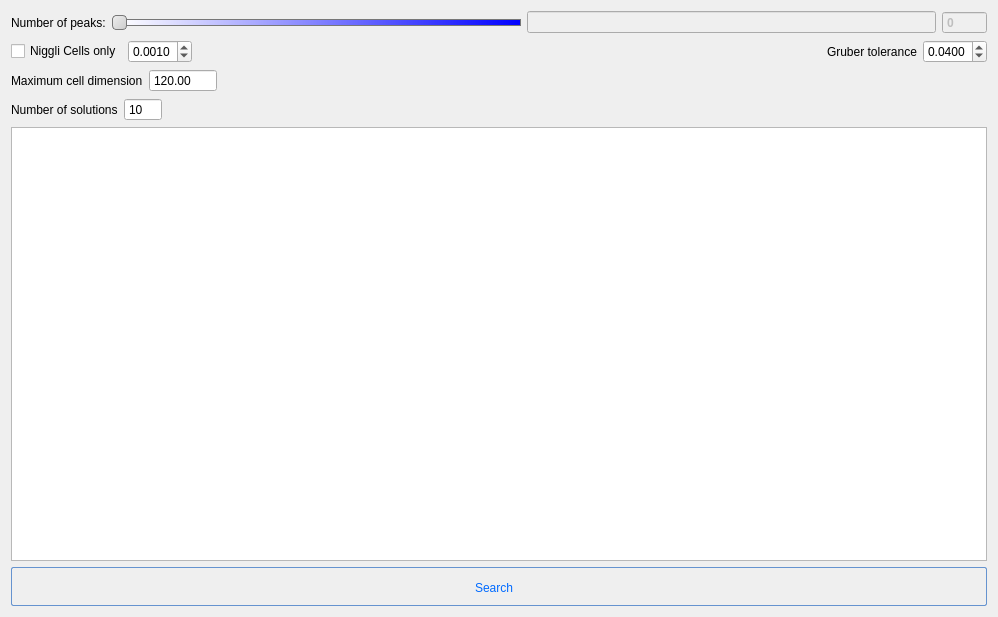
<?xml version="1.0" encoding="UTF-8"?>
<ui version="4.0">
 <class>DialogFindUnitCell</class>
 <widget class="QDialog" name="DialogFindUnitCell">
  <property name="geometry">
   <rect>
    <x>0</x>
    <y>0</y>
    <width>998</width>
    <height>617</height>
   </rect>
  </property>
  <property name="windowTitle">
   <string>Find Unit Cell</string>
  </property>
  <property name="styleSheet">
   <string notr="true"/>
  </property>
  <layout class="QGridLayout" name="gridLayout">
   <item row="0" column="0">
    <layout class="QHBoxLayout" name="horizontalLayout">
     <item>
      <widget class="QLabel" name="label">
       <property name="text">
        <string>Number of peaks:</string>
       </property>
      </widget>
     </item>
     <item>
      <widget class="QSlider" name="horizontalSlider_NumberOfPeaks">
       <property name="styleSheet">
        <string notr="true">QSlider::groove:vertical
{
border: 1px solid #bbb;
background: white;
width: 10px;
border-radius: 4px;
}

QSlider::sub-page:horizontal
{
background: QLinearGradient( x1: 0, y1: 0, x2: 1, y2: 0, stop: 0 #ddd, stop: 0.4999 #eee, stop: 0.5 #fff, stop: 1 #fff );
border: 1px solid #777;
width: 10px;
border-radius: 4px;
}

QSlider::add-page:horizontal {
background: QLinearGradient( x1: 0, y1: 0, x2: 1, y2: 0, stop: 0 #fff, stop: 1 #00f );
border: 1px solid #777;
width: 10px;
border-radius: 4px;
}

QSlider::handle:horizontal {
background: qlineargradient(x1:0, y1:0, x2:1, y2:1, stop:0 #eee, stop:1 #ccc);
border: 1px solid #777;
height: 13px;
margin-top: -2px;
margin-bottom: -2px;
border-radius: 4px;
}

QSlider::handle:horizontal:hover {
background: qlineargradient(x1:0, y1:0, x2:1, y2:1, stop:0 #fff, stop:1 #ddd);
border: 1px solid #444;
border-radius: 4px;
}

QSlider::sub-page:horizontal:disabled {
background: #bbb;
border-color: #999;
}

QSlider::add-page:horizontal:disabled {
background: #eee;
border-color: #999;
}

QSlider::handle:horizontal:disabled {
background: #eee;
border: 1px solid #aaa;
border-radius: 4px;
}</string>
       </property>
       <property name="maximum">
        <number>200000</number>
       </property>
       <property name="orientation">
        <enum>Qt::Horizontal</enum>
       </property>
      </widget>
     </item>
     <item>
      <widget class="QLineEdit" name="lineEdit_IOverSigmaI">
       <property name="enabled">
        <bool>false</bool>
       </property>
       <property name="font">
        <font>
         <weight>75</weight>
         <bold>true</bold>
        </font>
       </property>
      </widget>
     </item>
     <item>
      <widget class="QSpinBox" name="spinBox_NumberOfPeaks">
       <property name="enabled">
        <bool>false</bool>
       </property>
       <property name="font">
        <font>
         <weight>75</weight>
         <bold>true</bold>
        </font>
       </property>
       <property name="buttonSymbols">
        <enum>QAbstractSpinBox::NoButtons</enum>
       </property>
       <property name="maximum">
        <number>10000</number>
       </property>
      </widget>
     </item>
    </layout>
   </item>
   <item row="1" column="0">
    <layout class="QHBoxLayout" name="horizontalLayout_6">
     <item>
      <widget class="QCheckBox" name="checkBox_NiggliOnly">
       <property name="text">
        <string>Niggli Cells only</string>
       </property>
      </widget>
     </item>
     <item>
      <widget class="QDoubleSpinBox" name="niggliSpinBox">
       <property name="decimals">
        <number>4</number>
       </property>
       <property name="maximum">
        <double>1.000000000000000</double>
       </property>
       <property name="singleStep">
        <double>0.001000000000000</double>
       </property>
       <property name="value">
        <double>0.001000000000000</double>
       </property>
      </widget>
     </item>
     <item>
      <spacer name="horizontalSpacer_4">
       <property name="orientation">
        <enum>Qt::Horizontal</enum>
       </property>
       <property name="sizeHint" stdset="0">
        <size>
         <width>40</width>
         <height>20</height>
        </size>
       </property>
      </spacer>
     </item>
     <item>
      <spacer name="horizontalSpacer_3">
       <property name="orientation">
        <enum>Qt::Horizontal</enum>
       </property>
       <property name="sizeHint" stdset="0">
        <size>
         <width>40</width>
         <height>20</height>
        </size>
       </property>
      </spacer>
     </item>
     <item>
      <widget class="QLabel" name="label_3">
       <property name="text">
        <string>Gruber tolerance</string>
       </property>
      </widget>
     </item>
     <item>
      <widget class="QDoubleSpinBox" name="gruberSpinBox">
       <property name="prefix">
        <string/>
       </property>
       <property name="decimals">
        <number>4</number>
       </property>
       <property name="maximum">
        <double>1.000000000000000</double>
       </property>
       <property name="singleStep">
        <double>0.001000000000000</double>
       </property>
       <property name="value">
        <double>0.040000000000000</double>
       </property>
      </widget>
     </item>
    </layout>
   </item>
   <item row="2" column="0">
    <layout class="QHBoxLayout" name="horizontalLayout_2">
     <item>
      <widget class="QLabel" name="label_amax">
       <property name="text">
        <string>Maximum cell dimension</string>
       </property>
      </widget>
     </item>
     <item>
      <widget class="QDoubleSpinBox" name="doubleSpinBox_amax">
       <property name="buttonSymbols">
        <enum>QAbstractSpinBox::NoButtons</enum>
       </property>
       <property name="maximum">
        <double>10000000.000000000000000</double>
       </property>
       <property name="value">
        <double>120.000000000000000</double>
       </property>
      </widget>
     </item>
     <item>
      <spacer name="horizontalSpacer">
       <property name="orientation">
        <enum>Qt::Horizontal</enum>
       </property>
       <property name="sizeHint" stdset="0">
        <size>
         <width>40</width>
         <height>20</height>
        </size>
       </property>
      </spacer>
     </item>
    </layout>
   </item>
   <item row="3" column="0">
    <layout class="QHBoxLayout" name="horizontalLayout_4"/>
   </item>
   <item row="4" column="0">
    <layout class="QHBoxLayout" name="horizontalLayout_3">
     <item>
      <widget class="QLabel" name="label_2">
       <property name="text">
        <string>Number of solutions</string>
       </property>
      </widget>
     </item>
     <item>
      <widget class="QSpinBox" name="spinBox_nSolutions">
       <property name="buttonSymbols">
        <enum>QAbstractSpinBox::NoButtons</enum>
       </property>
       <property name="maximum">
        <number>1000</number>
       </property>
       <property name="value">
        <number>10</number>
       </property>
      </widget>
     </item>
     <item>
      <spacer name="horizontalSpacer_2">
       <property name="orientation">
        <enum>Qt::Horizontal</enum>
       </property>
       <property name="sizeHint" stdset="0">
        <size>
         <width>40</width>
         <height>20</height>
        </size>
       </property>
      </spacer>
     </item>
    </layout>
   </item>
   <item row="5" column="0">
    <layout class="QHBoxLayout" name="horizontalLayout_5"/>
   </item>
   <item row="6" column="0">
    <widget class="QTableView" name="tableView"/>
   </item>
   <item row="7" column="0">
    <widget class="QPushButton" name="pushButton_SearchUnitCells">
     <property name="toolTip">
      <string>&lt;html&gt;&lt;head/&gt;&lt;body&gt;&lt;p&gt;Automatic search of Unit Cells&lt;/p&gt;&lt;/body&gt;&lt;/html&gt;</string>
     </property>
     <property name="styleSheet">
      <string notr="true">QPushButton:hover{
        background: qlineargradient(x1 : 0, y1 : 0, x2 : 0, y2 :   1, stop :   0.0 #ffd9aa,
                stop :   0.5 #ffbb6e, stop :   0.55 #feae42, stop :   1.0 #fedb74);
}

QPushButton {
        border: 1px solid #6593cf;
        border-radius: 2px;
        padding: 5px 15px 2px 5px;
        background: qlineargradient(x1 : 0, y1 : 0, x2 : 0, y2 :   1, stop :   0.0 #f5f9ff,
                stop :   0.5 #c7dfff, stop :   0.55 #afd2ff, stop :   1.0 #c0dbff);
        color: #006aff;
        font: bold large &quot;Arial&quot;;
        height: 30px;
}




QPushButton:pressed {
        background: qlineargradient(x1 : 0, y1 : 0, x2 : 0, y2 :   1, stop :   0.0 #c0dbff,
        stop :   0.5 #cfd26f, stop :   0.55 #c7df6f, stop :   1.0 #f5f9ff);
        padding-top: 2px;
        padding-left: 3px;

}


QPushButton:on {
        background: qlineargradient(x1 : 0, y1 : 0, x2 : 0, y2 :   1, stop :   0.0 #5AA72D,
        stop :   0.5 #B3E296, stop :   0.55 #B3E296, stop :   1.0 #f5f9ff);
        padding-top: 2px;
        padding-left: 3px;
}

QPushButton:disabled {
        background: transparent #e5e9ee;
        padding-top: 2px;        
        padding-left: 3px;
        color: black;
}</string>
     </property>
     <property name="text">
      <string>Search</string>
     </property>
    </widget>
   </item>
  </layout>
 </widget>
 <resources/>
 <connections>
  <connection>
   <sender>horizontalSlider_NumberOfPeaks</sender>
   <signal>valueChanged(int)</signal>
   <receiver>spinBox_NumberOfPeaks</receiver>
   <slot>setValue(int)</slot>
   <hints>
    <hint type="sourcelabel">
     <x>88</x>
     <y>53</y>
    </hint>
    <hint type="destinationlabel">
     <x>169</x>
     <y>49</y>
    </hint>
   </hints>
  </connection>
 </connections>
</ui>
